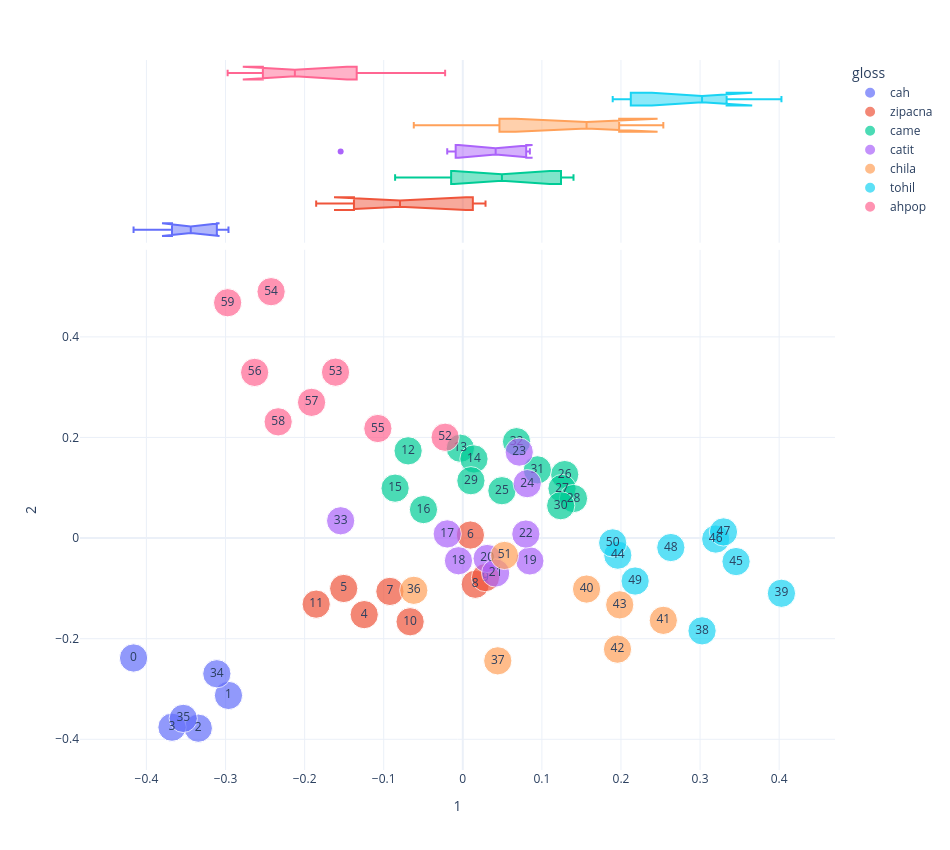

Notebook source saved alongside this figure:
### Code cell
plot_pca(1,2)

### Figure 1 — Plotly figure (JSON) as saved in the notebook; plotly's stock layout.template omitted (floating-point values rounded to 4 significant figures)
{"data": [{"hovertemplate": "gloss=cah<br>1=%{x}<br>2=%{y}<br>size=%{marker.size}<br>chunk_num=%{text}<extra></extra>", "legendgroup": "cah", "marker": {"color": "#636efa", "size": [1, 1, 1, 1, 1, 1], "sizemode": "area", "sizeref": 0.0025, "symbol": "circle"}, "mode": "markers+text", "name": "cah", "orientation": "v", "showlegend": true, "text": [0.0, 1.0, 2.0, 3.0, 34.0, 35.0], "type": "scatter", "x": [-0.4163, -0.2963, -0.3344, -0.3677, -0.311, -0.3535], "xaxis": "x", "y": [-0.2384, -0.3128, -0.3779, -0.376, -0.2697, -0.3585], "yaxis": "y"}, {"alignmentgroup": "True", "hovertemplate": "gloss=cah<br>1=%{x}<extra></extra>", "legendgroup": "cah", "marker": {"color": "#636efa", "symbol": "circle"}, "name": "cah", "notched": true, "offsetgroup": "cah", "showlegend": false, "type": "box", "x": [-0.4163, -0.2963, -0.3344, -0.3677, -0.311, -0.3535], "xaxis": "x2", "yaxis": "y2"}, {"hovertemplate": "gloss=zipacna<br>1=%{x}<br>2=%{y}<br>size=%{marker.size}<br>chunk_num=%{text}<extra></extra>", "legendgroup": "zipacna", "marker": {"color": "#EF553B", "size": [1, 1, 1, 1, 1, 1, 1, 1], "sizemode": "area", "sizeref": 0.0025, "symbol": "circle"}, "mode": "markers+text", "name": "zipacna", "orientation": "v", "showlegend": true, "text": [4.0, 5.0, 6.0, 7.0, 8.0, 9.0, 10.0, 11.0], "type": "scatter", "x": [-0.1247, -0.1506, 0.009615, -0.09215, 0.01578, 0.02875, -0.06659, -0.1854], "xaxis": "x", "y": [-0.1522, -0.1002, 0.006009, -0.106, -0.09185, -0.07857, -0.1664, -0.1313], "yaxis": "y"}, {"alignmentgroup": "True", "hovertemplate": "gloss=zipacna<br>1=%{x}<extra></extra>", "legendgroup": "zipacna", "marker": {"color": "#EF553B", "symbol": "circle"}, "name": "zipacna", "notched": true, "offsetgroup": "zipacna", "showlegend": false, "type": "box", "x": [-0.1247, -0.1506, 0.009615, -0.09215, 0.01578, 0.02875, -0.06659, -0.1854], "xaxis": "x2", "yaxis": "y2"}, {"hovertemplate": "gloss=came<br>1=%{x}<br>2=%{y}<br>size=%{marker.size}<br>chunk_num=%{text}<extra></extra>", "legendgroup": "came", "marker": {"color": "#00cc96", "size": [1, 1, 1, 1, 1, 1, 1, 1, 1, 1, 1, 1, 1], "sizemode": "area", "sizeref": 0.0025, "symbol": "circle"}, "mode": "markers+text", "name": "came", "orientation": "v", "showlegend": true, "text": [12.0, 13.0, 14.0, 15.0, 16.0, 25.0, 26.0, 27.0, 28.0, 29.0, 30.0, 31.0, 32.0], "type": "scatter", "x": [-0.06912, -0.003093, 0.01413, -0.08559, -0.04971, 0.04946, 0.1288, 0.1255, 0.14, 0.01025, 0.1238, 0.09429, 0.06796], "xaxis": "x", "y": [0.1734, 0.1786, 0.1573, 0.09924, 0.05665, 0.09417, 0.1263, 0.09849, 0.07862, 0.114, 0.06437, 0.1356, 0.1916], "yaxis": "y"}, {"alignmentgroup": "True", "hovertemplate": "gloss=came<br>1=%{x}<extra></extra>", "legendgroup": "came", "marker": {"color": "#00cc96", "symbol": "circle"}, "name": "came", "notched": true, "offsetgroup": "came", "showlegend": false, "type": "box", "x": [-0.06912, -0.003093, 0.01413, -0.08559, -0.04971, 0.04946, 0.1288, 0.1255, 0.14, 0.01025, 0.1238, 0.09429, 0.06796], "xaxis": "x2", "yaxis": "y2"}, {"hovertemplate": "gloss=catit<br>1=%{x}<br>2=%{y}<br>size=%{marker.size}<br>chunk_num=%{text}<extra></extra>", "legendgroup": "catit", "marker": {"color": "#ab63fa", "size": [1, 1, 1, 1, 1, 1, 1, 1, 1], "sizemode": "area", "sizeref": 0.0025, "symbol": "circle"}, "mode": "markers+text", "name": "catit", "orientation": "v", "showlegend": true, "text": [17.0, 18.0, 19.0, 20.0, 21.0, 22.0, 23.0, 24.0, 33.0], "type": "scatter", "x": [-0.01968, -0.005456, 0.0848, 0.0308, 0.04154, 0.07973, 0.07135, 0.08144, -0.1544], "xaxis": "x", "y": [0.00826, -0.0451, -0.04538, -0.04061, -0.06946, 0.007967, 0.1709, 0.1082, 0.03435], "yaxis": "y"}, {"alignmentgroup": "True", "hovertemplate": "gloss=catit<br>1=%{x}<extra></extra>", "legendgroup": "catit", "marker": {"color": "#ab63fa", "symbol": "circle"}, "name": "catit", "notched": true, "offsetgroup": "catit", "showlegend": false, "type": "box", "x": [-0.01968, -0.005456, 0.0848, 0.0308, 0.04154, 0.07973, 0.07135, 0.08144, -0.1544], "xaxis": "x2", "yaxis": "y2"}, {"hovertemplate": "gloss=chila<br>1=%{x}<br>2=%{y}<br>size=%{marker.size}<br>chunk_num=%{text}<extra></extra>", "legendgroup": "chila", "marker": {"color": "#FFA15A", "size": [1, 1, 1, 1, 1, 1, 1], "sizemode": "area", "sizeref": 0.0025, "symbol": "circle"}, "mode": "markers+text", "name": "chila", "orientation": "v", "showlegend": true, "text": [36.0, 37.0, 40.0, 41.0, 42.0, 43.0, 51.0], "type": "scatter", "x": [-0.06196, 0.04423, 0.1565, 0.2535, 0.1956, 0.1984, 0.05273], "xaxis": "x", "y": [-0.1039, -0.2441, -0.1013, -0.1636, -0.2208, -0.1328, -0.03453], "yaxis": "y"}, {"alignmentgroup": "True", "hovertemplate": "gloss=chila<br>1=%{x}<extra></extra>", "legendgroup": "chila", "marker": {"color": "#FFA15A", "symbol": "circle"}, "name": "chila", "notched": true, "offsetgroup": "chila", "showlegend": false, "type": "box", "x": [-0.06196, 0.04423, 0.1565, 0.2535, 0.1956, 0.1984, 0.05273], "xaxis": "x2", "yaxis": "y2"}, {"hovertemplate": "gloss=tohil<br>1=%{x}<br>2=%{y}<br>size=%{marker.size}<br>chunk_num=%{text}<extra></extra>", "legendgroup": "tohil", "marker": {"color": "#19d3f3", "size": [1, 1, 1, 1, 1, 1, 1, 1, 1], "sizemode": "area", "sizeref": 0.0025, "symbol": "circle"}, "mode": "markers+text", "name": "tohil", "orientation": "v", "showlegend": true, "text": [38.0, 39.0, 44.0, 45.0, 46.0, 47.0, 48.0, 49.0, 50.0], "type": "scatter", "x": [0.3025, 0.4029, 0.196, 0.3455, 0.3198, 0.3296, 0.263, 0.2179, 0.1895], "xaxis": "x", "y": [-0.1844, -0.1097, -0.03397, -0.04671, -0.00195, 0.01219, -0.01882, -0.08542, -0.009602], "yaxis": "y"}, {"alignmentgroup": "True", "hovertemplate": "gloss=tohil<br>1=%{x}<extra></extra>", "legendgroup": "tohil", "marker": {"color": "#19d3f3", "symbol": "circle"}, "name": "tohil", "notched": true, "offsetgroup": "tohil", "showlegend": false, "type": "box", "x": [0.3025, 0.4029, 0.196, 0.3455, 0.3198, 0.3296, 0.263, 0.2179, 0.1895], "xaxis": "x2", "yaxis": "y2"}, {"hovertemplate": "gloss=ahpop<br>1=%{x}<br>2=%{y}<br>size=%{marker.size}<br>chunk_num=%{text}<extra></extra>", "legendgroup": "ahpop", "marker": {"color": "#FF6692", "size": [1, 1, 1, 1, 1, 1, 1, 1], "sizemode": "area", "sizeref": 0.0025, "symbol": "circle"}, "mode": "markers+text", "name": "ahpop", "orientation": "v", "showlegend": true, "text": [52.0, 53.0, 54.0, 55.0, 56.0, 57.0, 58.0, 59.0], "type": "scatter", "x": [-0.02233, -0.1609, -0.2424, -0.1074, -0.2632, -0.1912, -0.2334, -0.2973], "xaxis": "x", "y": [0.2004, 0.3298, 0.4898, 0.2178, 0.3293, 0.2698, 0.2311, 0.4678], "yaxis": "y"}, {"alignmentgroup": "True", "hovertemplate": "gloss=ahpop<br>1=%{x}<extra></extra>", "legendgroup": "ahpop", "marker": {"color": "#FF6692", "symbol": "circle"}, "name": "ahpop", "notched": true, "offsetgroup": "ahpop", "showlegend": false, "type": "box", "x": [-0.02233, -0.1609, -0.2424, -0.1074, -0.2632, -0.1912, -0.2334, -0.2973], "xaxis": "x2", "yaxis": "y2"}], "layout": {"height": 850, "legend": {"itemsizing": "constant", "title": {"text": "gloss"}, "tracegroupgap": 0}, "margin": {"t": 60}, "width": 950, "xaxis": {"anchor": "y", "domain": [0, 1], "title": {"text": "1"}}, "xaxis2": {"anchor": "y2", "domain": [0, 1], "matches": "x", "showgrid": true, "showticklabels": false}, "yaxis": {"anchor": "x", "domain": [0, 0.7326], "title": {"text": "2"}}, "yaxis2": {"anchor": "x2", "domain": [0.7426, 1], "matches": "y2", "showgrid": false, "showline": false, "showticklabels": false, "ticks": ""}}}
